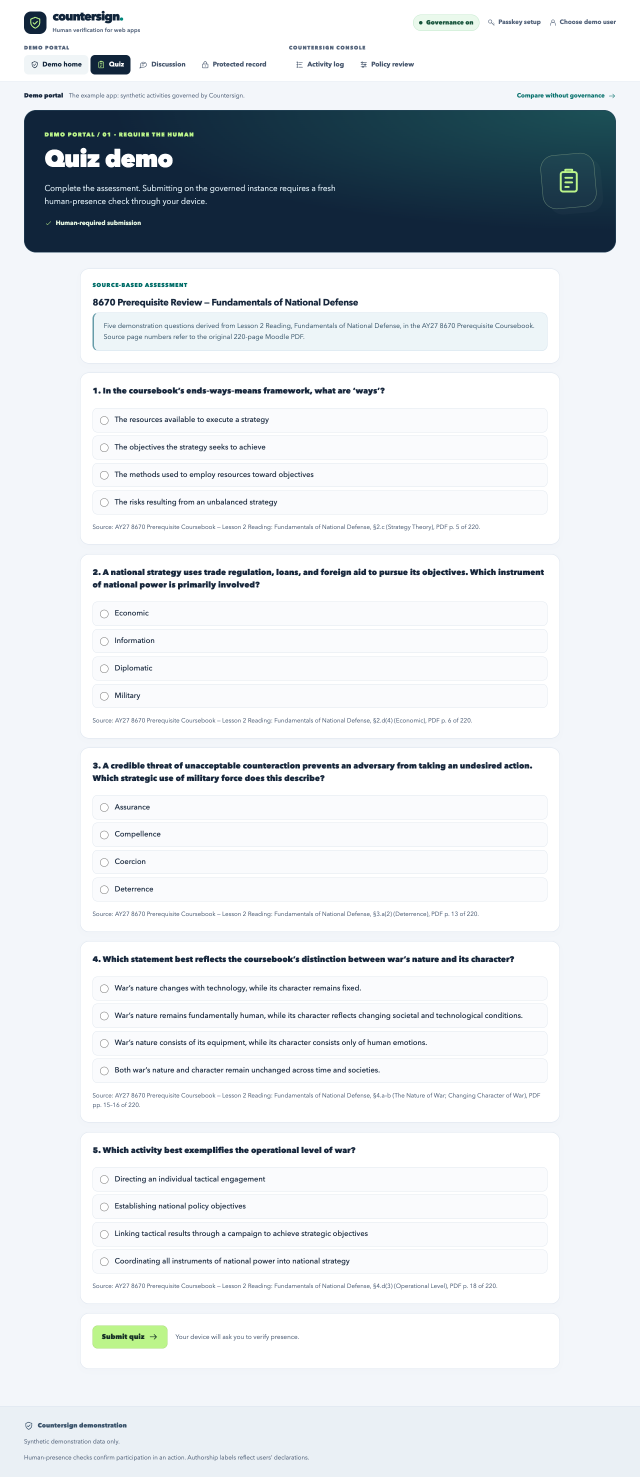
#> input picture docs/build-log/presentation-quiz-desktop.png, 1280 x 2954 px (shown at 1/2 size)
$ python prepare-assets.py --capture-dir ../build-log
#> lines starting #> are read from the running program, lines starting #| are printed output that depends on the picture
"""Make documented, unretouched crops of real app UI for the deck.

Run with Pillow available; --capture-dir names the isolated capture handoff.
This script does not contact the app, an LLM, or a credential store.
"""

import argparse
import hashlib
import json
from pathlib import Path

from PIL import Image


HERE = Path(__file__).resolve().parent
ROOT = HERE.parent.parent
parser = argparse.ArgumentParser()
parser.add_argument("--capture-dir", type=Path, required=True)
args = parser.parse_args()
args.capture_dir = args.capture_dir.resolve()
output = HERE / "assets"
output.mkdir(exist_ok=True)

sources = [
    (
        ROOT / "docs/build-log/presentation-quiz-desktop.png",
        "quiz-submit.png",
        (160, 2250, 1120, 2740),
        "Governed quiz UI; automated layout capture. Not a pending native prompt or an extension run.",
    ),
    (
        ROOT / "docs/build-log/presentation-record-desktop.png",
        "record-masked.png",
        (68, 805, 742, 997),
        "Default-masked synthetic record fields; automated layout capture, not a completed reveal.",
    ),
    (
        args.capture_dir / "discussion-ai-assisted-virtual-post.png",
        "discussion-disclosure.png",
        (38, 180, 850, 315),
        "Actual published disclosure badges from an isolated Chrome virtual-authenticator flow. Not physical-sensor or ChatGPT-extension evidence.",
    ),
    (
        args.capture_dir / "policy-current-quiz-summary.png",
        "policy-rule-heading.png",
        (36, 28, 1090, 155),
        "Current policy-review quiz rule. Active and draft are identical; no model generation or approval was performed for capture.",
    ),
    (
        args.capture_dir / "policy-current-quiz-summary.png",
        "policy-approve-control.png",
        (342, 351, 672, 450),
        "The real per-rule approval control, cropped separately. No approval was performed.",
    ),
]

manifest = []
for source, name, box, status in sources:
    with Image.open(source) as image:
#> image is the input picture: PIL image 1280x2954 RGB; mean R, G, B 223.4, 227.8, 231.6
        assert image.format == "PNG", source
        assert 0 <= box[0] < box[2] <= image.width, (source, box, image.size)
        assert 0 <= box[1] < box[3] <= image.height, (source, box, image.size)
        crop = image.crop(box).convert("RGB")
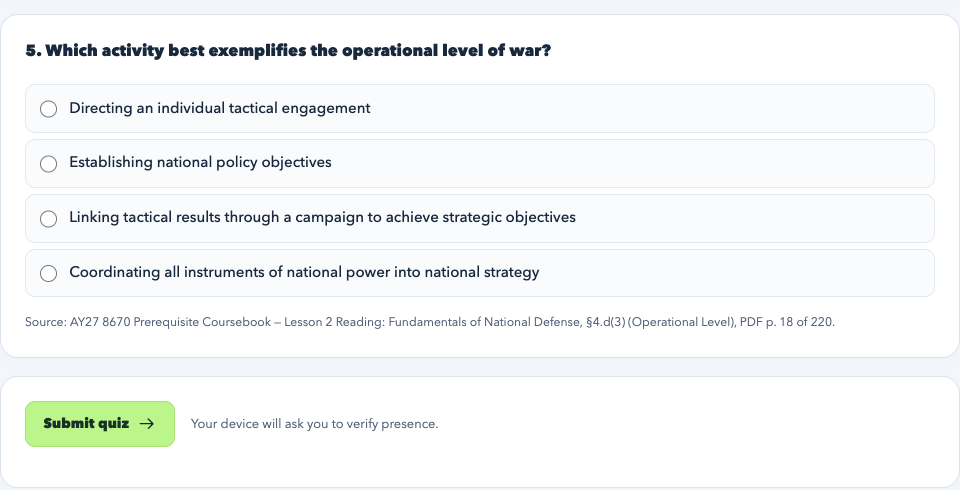
#> crop: PIL image 960x490 RGB; mean R, G, B 245.1, 247, 247.3
        crop.save(output / name, optimize=True)
        manifest.append({
            "asset": name,
            "source": str(source.relative_to(ROOT)),
            "source_sha256": hashlib.sha256(source.read_bytes()).hexdigest(),
            "source_size": list(image.size),
            "crop_box": list(box),
            "size": list(crop.size),
            "status": status,
        })
#> pass 2 of the loop `for source, name, box, status in sources:`:
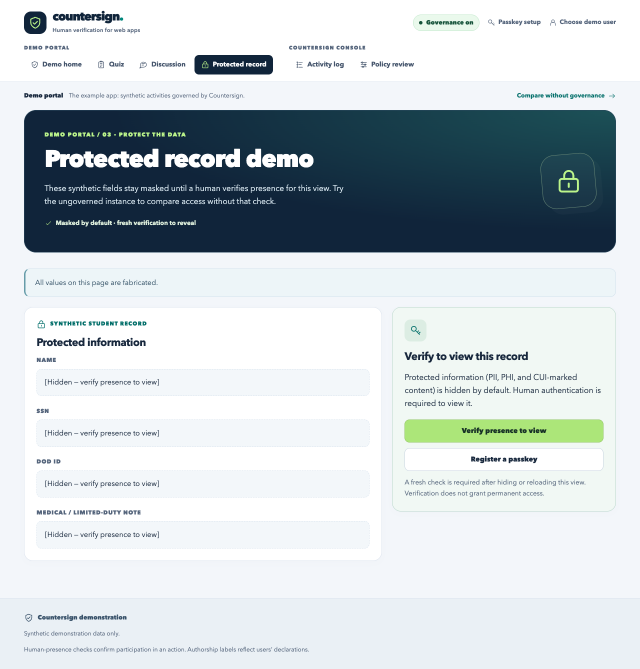
#> input picture docs/build-log/presentation-record-desktop.png, 1280 x 1338 px (shown at 1/2 size)
#> image is the input picture: PIL image 1280x1338 RGB; mean R, G, B 197.8, 206.5, 210.6
#> `crop = image.crop(box).convert("RGB")`:
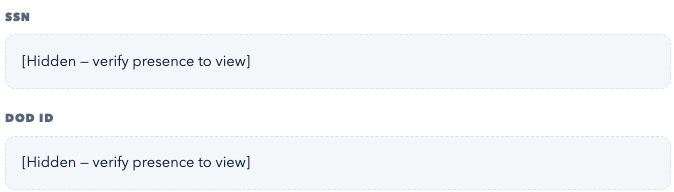
#> crop: PIL image 674x192 RGB; mean R, G, B 245.5, 248, 250
#> (the run stopped early here; a loop or call above may not have finished)
